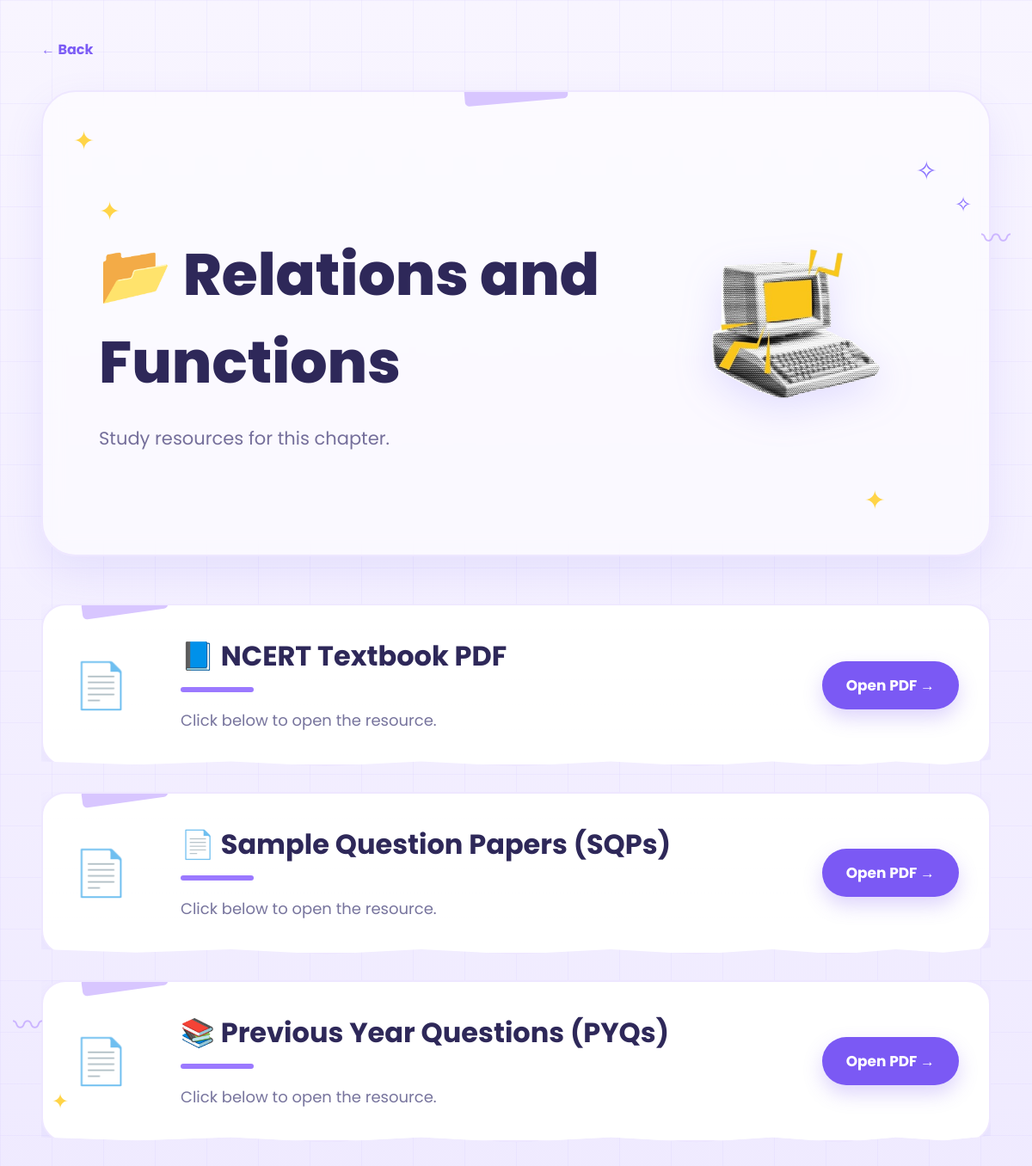
Screenshot of /chapter/379 with the database file from the repository.
### tables this page shows
CREATE TABLE chapters(

        id INTEGER PRIMARY KEY AUTOINCREMENT,
        book_id INTEGER,
        chapter_name TEXT,

        FOREIGN KEY(book_id)
        REFERENCES books(id)

    );

CREATE TABLE resources(

        id INTEGER PRIMARY KEY AUTOINCREMENT,
        chapter_id INTEGER,
        resource_name TEXT,
        pdf_link TEXT,

        FOREIGN KEY(chapter_id)
        REFERENCES chapters(id)

    );

### app.py (the view)
@app.route("/chapter/<int:chapter_id>")
def chapter(chapter_id):
    conn = sqlite3.connect("database.db")
    conn.row_factory = sqlite3.Row
    cursor = conn.cursor()
    cursor.execute(
        "SELECT * FROM chapters WHERE id=?",
        (chapter_id,)
    )
    chapter = cursor.fetchone()
    cursor.execute(
        """
        SELECT *
        FROM resources
        WHERE chapter_id=?
        """,
        (chapter_id,)
    )
    resources = cursor.fetchall()
    conn.close()
    return render_template(
        "resources.html",
        chapter=chapter,
        resources=resources
    )

### templates/resources.html (shortened to what this page needs)
<!DOCTYPE html>
<html lang="en">
<head>
<link rel="stylesheet"
href="{{ url_for('static', filename='css/resources.css') }}">
</head>
</head>
<body>
<div class="container">
<a href="javascript:history.back()" class="back">
← Back
</a>
<section class="hero">
<div class="hero-text">
<div class="sparkle">
✦
</div>
<h1>
📂 {{ chapter["chapter_name"] }}
</h1>
<p>
Study resources for this chapter.
</p>
</div>
<div class="hero-image">
<img
src="{{ url_for('static', filename='images/materials.png') }}"
alt="Resources">
</div>
<span class="sparkle s1">✦</span>
<span class="sparkle s2">✧</span>
<span class="sparkle s3">✦</span>
</section>
<section class="resources-grid">
{% if resources %}
{% for resource in resources %}
<div class="resource-card">
<div class="tape"></div>
<div class="pdf-icon">
📄
</div>
<div class="resource-info">
<h2>
{{ resource["resource_name"] }}
</h2>
<div class="line"></div>
<p>
Click below to open the resource.
</p>
</div>
<a
href="{{ resource['pdf_link'] }}"
target="_blank"
class="open-btn">
Open PDF →
</a>
</div>
{% endfor %}
{% endif %}
</section>
<div class="doodle-star star1">✦</div>
<div class="doodle-star star2">✧</div>
<div class="squiggle left">〰</div>
<div class="squiggle right">〰</div>
</div>
</body>
</html>

### static/css/resources.css (style rules this page uses)
* { margin:0; padding:0; box-sizing:border-box; }
body { font-family:"Poppins",sans-serif; background:linear-gradient(180deg,#F8F5FF,#EFEAFF); color:#2F2858; overflow-x:hidden; min-height:100vh; }
body::before { content:""; position:fixed; inset:0; background: linear-gradient(rgba(215,205,255,.22) 1px,transparent 1px), linear-gradient(90deg,rgba(215,205,255,.22) 1px,transparent 1px); background-size:60px 60px; pointer-events:none; }
.container { width:min(1350px,92%); margin:auto; padding:45px 0 80px; }
.back { display:inline-block; margin-bottom:35px; text-decoration:none; color:#7A5AF5; font-weight:700; transition:.3s; }
.hero { position:relative; display:grid; grid-template-columns:1fr 320px; align-items:center; gap:40px; padding:65px; border-radius:40px; background:rgba(255,255,255,.58); backdrop-filter:blur(12px); border:2px solid #EEE7FF; box-shadow:0 18px 45px rgba(122,104,238,.12); overflow:hidden; }
.hero::before { content:""; position:absolute; width:120px; height:22px; background:#D8C6FF; top:-10px; left:50%; transform:translateX(-50%) rotate(-5deg); border-radius:5px; }
.hero h1 { font-size:68px; font-weight:800; color:#2E2859; margin-bottom:18px; }
.hero p { font-size:21px; color:#756F9B; line-height:1.8; }
.hero-image { display:flex; justify-content:center; }
.hero-image img { width:230px; animation:floatPDF 5s ease-in-out infinite; filter:drop-shadow(0 15px 22px rgba(120,100,255,.18)); }
.sparkle { color:#FFD447; font-size:30px; }
.s1 { position:absolute; left:35px; top:35px; }
.s2 { position:absolute; right:60px; top:70px; color:#8B74FF; }
.s3 { position:absolute; right:120px; bottom:40px; }
.doodle-star { position:absolute; font-size:24px; animation:twinkle 2s infinite; }
.star1 { left:60px; bottom:110px; color:#FFD447; }
.star2 { right:70px; top:220px; color:#8C73FF; }
.squiggle { position:absolute; font-size:34px; color:#B28FFF; opacity:.6; animation:floatPDF 6s ease-in-out infinite; }
.left { left:15px; bottom:190px; }
.right { right:25px; top:250px; }
.resources-grid { margin-top:55px; display:flex; flex-direction:column; gap:30px; }
.resource-card { position:relative; display:grid; grid-template-columns:90px 1fr auto; align-items:center; gap:35px; padding:35px; background:white; border:2px solid #EEE7FF; border-radius:28px; overflow:hidden; transition:.35s; box-shadow: 0 15px 35px rgba(122,104,238,.10); }
.resource-card { background-image: linear-gradient( rgba(255,255,255,.96), rgba(255,255,255,.96) ), repeating-linear-gradient( transparent, transparent 28px, rgba(224,216,255,.5) 29px ); }
.resource-card { clip-path:polygon( 0 0, 100% 0, 100% 96%, 95% 99%, 90% 97%, 84% 100%, 77% 97%, 69% 100%, 60% 97%, 50% 100%, 40% 97%, 30% 100%, 20% 97%, 10% 99%, 0 97% ); }
.tape { position:absolute; top:-10px; left:45px; width:100px; height:20px; background:#D8C6FF; border-radius:5px; transform:rotate(-8deg); }
.pdf-icon { font-size:52px; animation:floatPDF 5s ease-in-out infinite; }
.resource-info h2 { font-size:32px; font-weight:700; margin-bottom:10px; color:#2E2859; }
.resource-info p { font-size:18px; color:#77749D; line-height:1.7; }
.line { width:85px; height:6px; background:#9B79FF; border-radius:999px; margin:12px 0 18px; }
.open-btn { display:inline-flex; justify-content:center; align-items:center; padding:15px 28px; border-radius:999px; text-decoration:none; font-weight:700; font-size:17px; background:#7B59F4; color:white; transition:.35s; box-shadow: 0 10px 22px rgba(123,89,244,.25); }

### rows the page displays
chapters: chapter_name "Relations and Functions"
resources: resource_name "📘 NCERT Textbook PDF"
resources: resource_name "📄 Sample Question Papers (SQPs)"
resources: resource_name "📚 Previous Year Questions (PYQs)"
